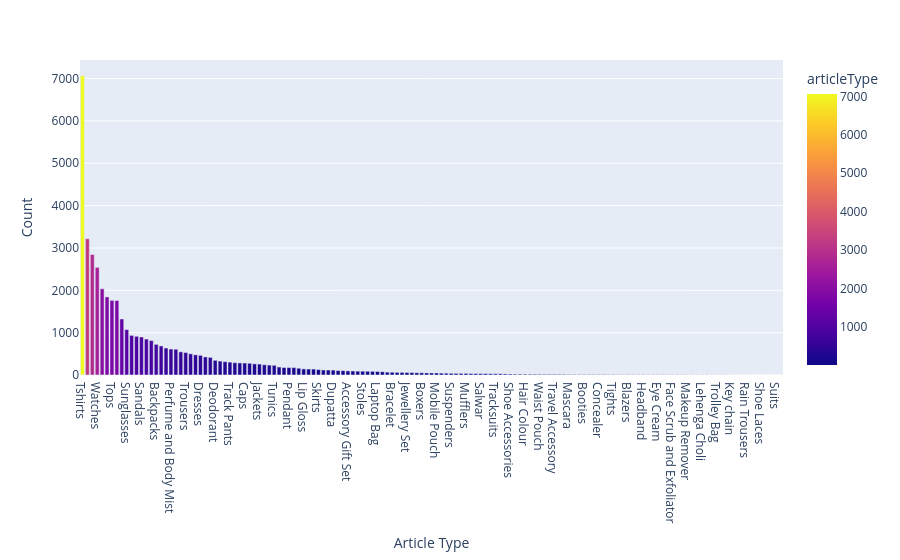

Notebook cell for this chart:
### Code cell
fig = px.bar(arcount, x=arcount.index, y=arcount.values,color='articleType',labels={'index':'Article Type',
                                                                              'y':'Count'})
fig.show()

### Figure 1 — Plotly figure (JSON) as saved in the notebook; plotly's stock layout.template omitted (floating-point values rounded to 4 significant figures; data arrays with more than 128 entries replaced by an {"elided": "..."} marker saying what was removed)
{"data": [{"alignmentgroup": "True", "hovertemplate": "Article Type=%{x}<br>Count=%{y}<br>articleType=%{marker.color}<extra></extra>", "legendgroup": "", "marker": {"color": {"elided": "143 int values"}, "coloraxis": "coloraxis", "pattern": {"shape": ""}}, "name": "", "offsetgroup": "", "orientation": "v", "showlegend": false, "textposition": "auto", "x": {"elided": "143 str values"}, "xaxis": "x", "y": {"elided": "143 int values"}, "yaxis": "y", "type": "bar"}], "layout": {"xaxis": {"anchor": "y", "domain": [0, 1], "title": {"text": "Article Type"}, "type": "category", "range": [-0.5, 142.5], "autorange": true}, "yaxis": {"anchor": "x", "domain": [0, 1], "title": {"text": "Count"}, "type": "linear", "range": [0, 7439.0], "autorange": true}, "coloraxis": {"colorbar": {"title": {"text": "articleType"}}, "colorscale": [[0, "#0d0887"], [0.1111, "#46039f"], [0.2222, "#7201a8"], [0.3333, "#9c179e"], [0.4444, "#bd3786"], [0.5556, "#d8576b"], [0.6667, "#ed7953"], [0.7778, "#fb9f3a"], [0.8889, "#fdca26"], [1, "#f0f921"]]}, "legend": {"tracegroupgap": 0}, "margin": {"t": 60}, "barmode": "relative", "autosize": true}}
